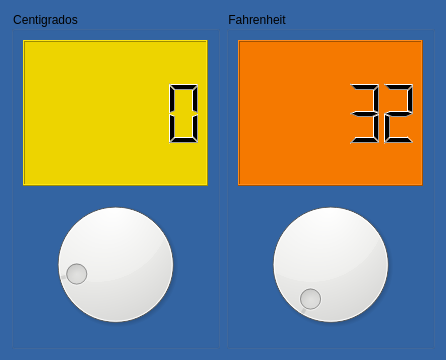
<?xml version="1.0" encoding="UTF-8"?>
<ui version="4.0">
 <class>Conversor</class>
 <widget class="QDialog" name="Conversor">
  <property name="geometry">
   <rect>
    <x>0</x>
    <y>0</y>
    <width>446</width>
    <height>360</height>
   </rect>
  </property>
  <property name="windowTitle">
   <string>Conversor</string>
  </property>
  <property name="styleSheet">
   <string notr="true">background-color: rgb(52, 101, 164);</string>
  </property>
  <layout class="QHBoxLayout" name="horizontalLayout">
   <item>
    <widget class="QGroupBox" name="groupBox">
     <property name="title">
      <string>Centigrados</string>
     </property>
     <layout class="QVBoxLayout" name="verticalLayout">
      <item>
       <widget class="QLCDNumber" name="outCent">
        <property name="styleSheet">
         <string notr="true">background-color: rgb(237, 212, 0);</string>
        </property>
        <property name="intValue" stdset="0">
         <number>0</number>
        </property>
       </widget>
      </item>
      <item>
       <widget class="QDial" name="intCent">
        <property name="styleSheet">
         <string notr="true">background-color: rgb(238, 238, 236);</string>
        </property>
        <property name="minimum">
         <number>-18</number>
        </property>
       </widget>
      </item>
     </layout>
    </widget>
   </item>
   <item>
    <widget class="QGroupBox" name="groupBox_2">
     <property name="title">
      <string>Fahrenheit</string>
     </property>
     <layout class="QVBoxLayout" name="verticalLayout_2">
      <item>
       <widget class="QLCDNumber" name="outFahr">
        <property name="styleSheet">
         <string notr="true">background-color: rgb(245, 121, 0);</string>
        </property>
        <property name="intValue" stdset="0">
         <number>32</number>
        </property>
       </widget>
      </item>
      <item>
       <widget class="QDial" name="inFahr">
        <property name="styleSheet">
         <string notr="true">background-color: rgb(238, 238, 236);</string>
        </property>
        <property name="maximum">
         <number>210</number>
        </property>
       </widget>
      </item>
     </layout>
    </widget>
   </item>
  </layout>
 </widget>
 <resources/>
 <connections>
  <connection>
   <sender>intCent</sender>
   <signal>valueChanged(int)</signal>
   <receiver>outCent</receiver>
   <slot>display(int)</slot>
   <hints>
    <hint type="sourcelabel">
     <x>114</x>
     <y>265</y>
    </hint>
    <hint type="destinationlabel">
     <x>114</x>
     <y>113</y>
    </hint>
   </hints>
  </connection>
  <connection>
   <sender>inFahr</sender>
   <signal>valueChanged(int)</signal>
   <receiver>outFahr</receiver>
   <slot>display(int)</slot>
   <hints>
    <hint type="sourcelabel">
     <x>331</x>
     <y>265</y>
    </hint>
    <hint type="destinationlabel">
     <x>331</x>
     <y>113</y>
    </hint>
   </hints>
  </connection>
 </connections>
</ui>
